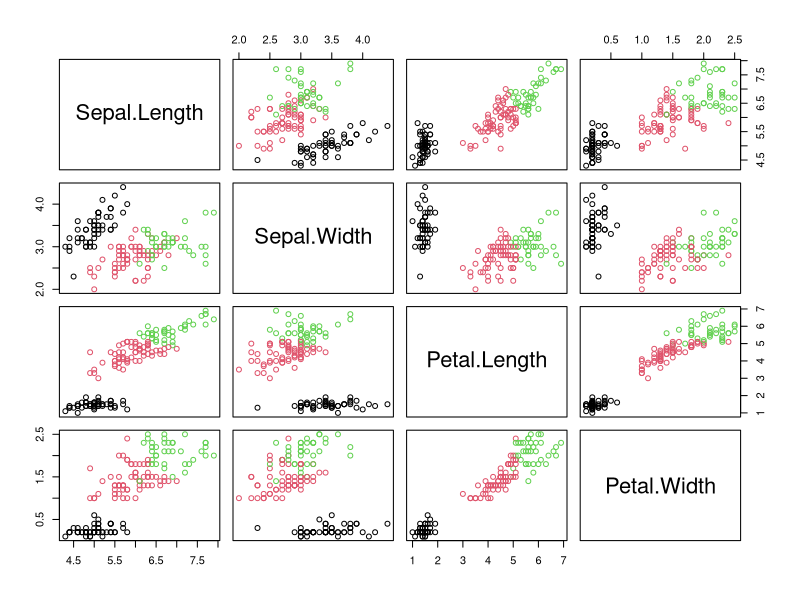

Generate this figure with R:
# Title     : AGRUPAMENTO K-MEDOIDS
# Objective : Conhecer como a linguagem R emprega o algoritmo de agrupamento K-Medoids => este algoritmo trabalha com agrupamentos por Menoids (ponto real mais representativo)
# Created by: accol
# Created on: 08/06/2020

# Exige a instalação do pacote cluster e suas dependências "cluster", dependencias = T

library(cluster)

# Vamos pratica -> observe que os passos são praticamente os mesmos => nosso conjunto de dados será o iris e o número de agrupamentos sugeridos k será 3
cluster = pam(iris[, 1:4], k=3)
cat('\nO tipo de dado da nossa variável gerada é: ', typeof(cluster))
cat('\nVamos observar nossa variável cluster gerada\n')
cluster
# Observe que os Medoids utilizados são pontos reais (pertencentes a base iris) -> observe
cat('\nOlhando para os medoids escolhidos\n\n')
cluster$medoids
# Observe também que foi criado um vetor onde foi atribuído os valores 1 2 e 3 para os três grupos encontrados
cat('\nOlhando para os clusters gerados\n\n')
cluster$clustering
# Analisando os resultados -> matriz de confusão
confusao = table(iris$Species, cluster$clustering)
print(confusao)
# Observe que temos uma taxa de acerto interessante -> muito próxima para não dizer igual aos algoritmos usados anteriormente
cat('\nFaremos algora uma inspeção gráfica deste modelo\n')
plot(iris[,1:4], col=cluster$clustering)
